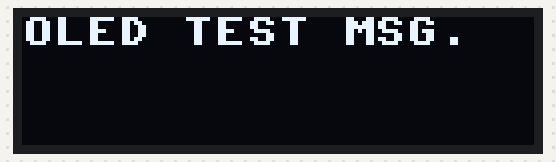
A program run on a simulated Raspberry Pi Pico running MicroPython. Shown: 128×32 one-colour display.

Above: at 0.1 s.
At 1.1 s:
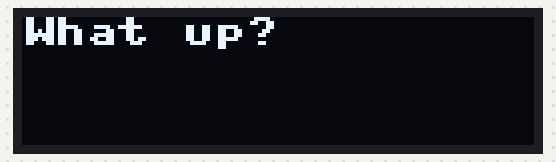

The program:

basic_oled_i2c_usage.py
```python
from machine import Pin, I2C
from ssd1306 import SSD1306_I2C
import utime

# symbolic constants
OLED_HEIGHT = 32
OLED_WIDTH = 128

# Setup the I2C interface
i2c=I2C(0,sda=Pin(0), scl=Pin(1), freq=400000)

oled = SSD1306_I2C(OLED_WIDTH, OLED_HEIGHT, i2c)

def blank_screen() -> None:
    oled.fill(0)
    oled.show()

try:
    while True:
        oled.text("OLED TEST MSG.", 0, 0)
        oled.show()
        utime.sleep(1)
        blank_screen()
        oled.text("What up?", 0, 0)
        oled.show()
        utime.sleep(1)
        blank_screen()
finally:
    oled.fill(0)
    oled.show()
```

Measured:
- what the display in image 1 shows lasts 1.0 s, from 1.1 s to 2.1 s
